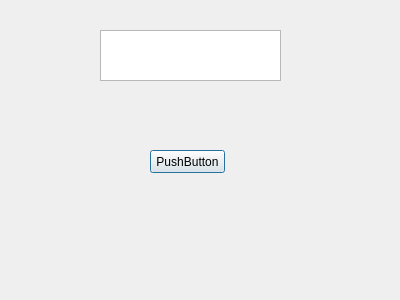
<?xml version="1.0" encoding="UTF-8"?>
<ui version="4.0">
 <class>MyDialog</class>
 <widget class="QDialog" name="MyDialog">
  <property name="geometry">
   <rect>
    <x>0</x>
    <y>0</y>
    <width>400</width>
    <height>300</height>
   </rect>
  </property>
  <property name="windowTitle">
   <string>Dialog</string>
  </property>
  <widget class="QPushButton" name="pushButton">
   <property name="geometry">
    <rect>
     <x>150</x>
     <y>150</y>
     <width>75</width>
     <height>23</height>
    </rect>
   </property>
   <property name="text">
    <string>PushButton</string>
   </property>
  </widget>
  <widget class="QPlainTextEdit" name="plainTextEdit">
   <property name="geometry">
    <rect>
     <x>100</x>
     <y>30</y>
     <width>181</width>
     <height>51</height>
    </rect>
   </property>
  </widget>
 </widget>
 <resources/>
 <connections/>
</ui>
